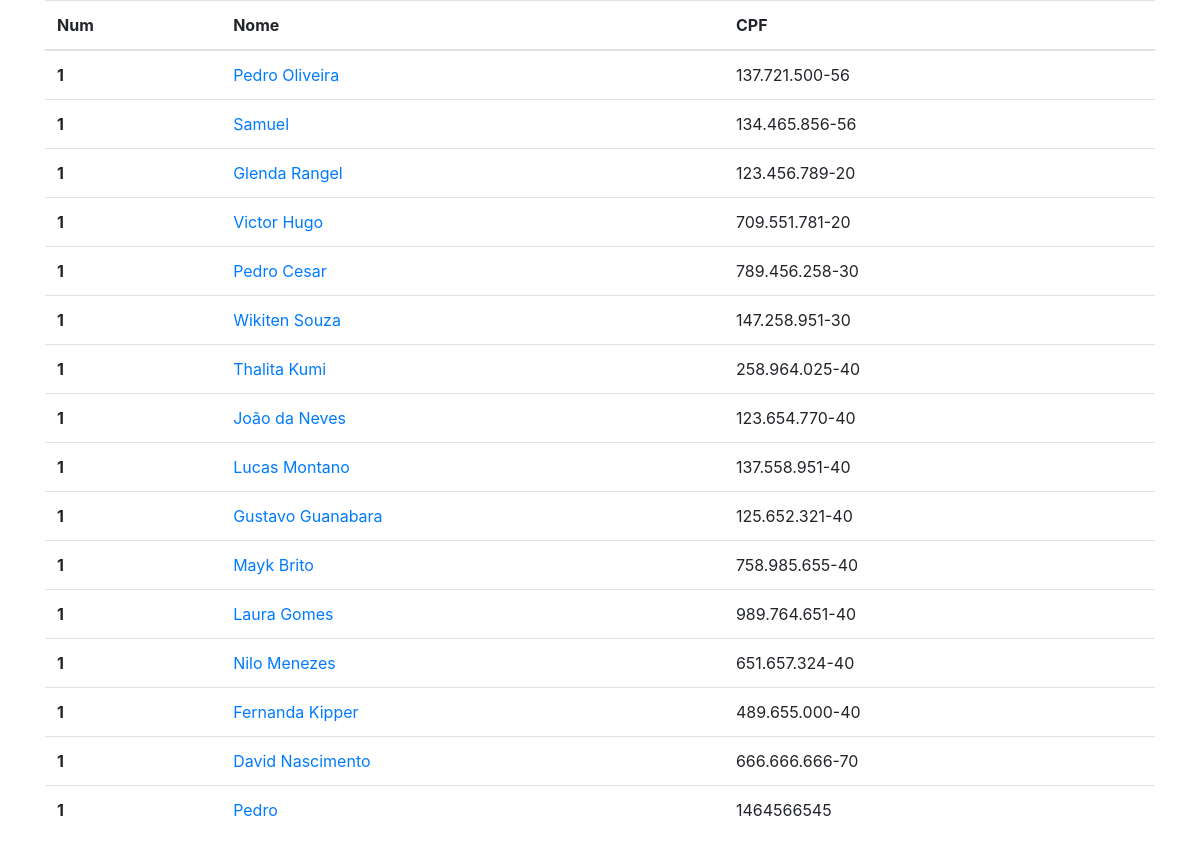
Screenshot of /lista/ (signed in) with the database file from the repository.
### cadastro/models.py (models this page shows, shortened)
class Usuario_Externo(models.Model):
    nome = models.CharField(max_length=50, blank=False, null=False, validators=[validate_nome])
    cpf = models.CharField(max_length=14, blank=False, null=False, validators=[validate_cpf])
    nascimento = models.DateField(blank=False, null=False)
    responsavel_nome = models.CharField(max_length=50, null=True, blank=True, validators=[validate_nome])
    responsavel_cpf = models.CharField(max_length=14, null=True, blank=True, validators=[validate_cpf])
    telefone = models.CharField(max_length=15, blank=False, null=False, validators=[validate_cpf])
    endereco = models.CharField(max_length=80, blank=False, null=False)
    cidade = models.CharField(max_length=30)
    estado = models.CharField(max_length=30)
    data_cadastro = models.DateTimeField(auto_now_add=True)

### cadastro/views.py (the view)
# urls.py: path('lista/', lista_usuario, name='lista'),
@login_required(login_url='login')
def lista_usuario(request):
    usuario = Usuario_Externo.objects.all()
    return render(request, 'lista/lista_usuario.html', {'usuarios': usuario})

### cadastro/templates/lista/lista_usuario.html (shortened to what this page needs)
<!DOCTYPE html>
<html lang="en">
<head>
    <link rel="stylesheet" href="https://cdn.jsdelivr.net/npm/bootstrap@4.6.1/dist/css/bootstrap.min.css">
</head>
<body>
<div class="container">
    <table class="table">
  <thead>
    <tr>
      <th scope="col">Num</th>
      <th scope="col">Nome</th>
      <th scope="col">CPF</th>
    </tr>
  </thead>
  <tbody>
{% for usuario in usuarios%}
    <tr>
      <th scope="row">1</th>
        <td><a href="{% url 'deletarCli' usuario.id %}">{{usuario.nome}}</a></td>
      <td>{{usuario.cpf}}</td>
    </tr>
{% endfor %}
  </tbody>
</table>
</div>
</body>
</html>

### rows the page displays
Usuario_Externo: nome "Pedro Oliveira", cpf "137.721.500-56"
Usuario_Externo: nome "Samuel", cpf "134.465.856-56"
Usuario_Externo: nome "Glenda Rangel", cpf "123.456.789-20"
Usuario_Externo: nome "Victor Hugo", cpf "709.551.781-20"
Usuario_Externo: nome "Pedro Cesar", cpf "789.456.258-30"
Usuario_Externo: nome "Wikiten Souza", cpf "147.258.951-30"
Usuario_Externo: nome "Thalita Kumi", cpf "258.964.025-40"
Usuario_Externo: nome "João da Neves", cpf "123.654.770-40"
Usuario_Externo: nome "Lucas Montano", cpf "137.558.951-40"
Usuario_Externo: nome "Gustavo Guanabara", cpf "125.652.321-40"
Usuario_Externo: nome "Mayk Brito", cpf "758.985.655-40"
Usuario_Externo: nome "Laura Gomes", cpf "989.764.651-40"
Usuario_Externo: nome "Nilo Menezes", cpf "651.657.324-40"
Usuario_Externo: nome "Fernanda Kipper", cpf "489.655.000-40"
Usuario_Externo: nome "David Nascimento", cpf "666.666.666-70"
Usuario_Externo: nome "Pedro", cpf "1464566545"
